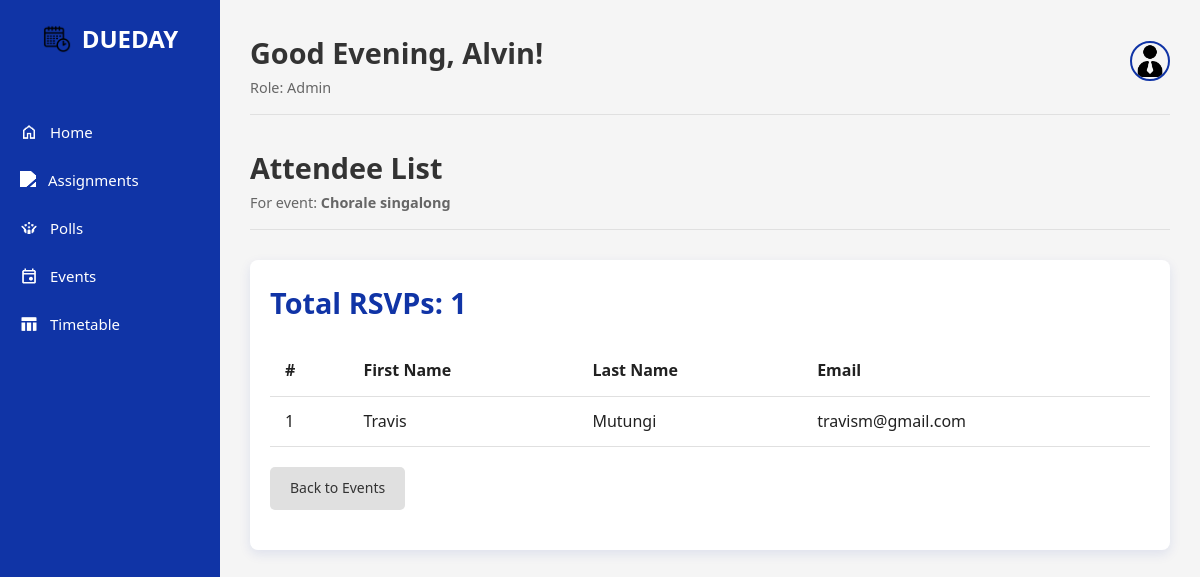
The app's page /view_attendees.php?id=1 (signed in) with its own data.
### tables this page shows
CREATE TABLE `events` (
  `Event_ID` int(11) NOT NULL,
  `Event_Name` varchar(100) NOT NULL,
  `Event_Description` text DEFAULT NULL,
  `Event_Date` datetime NOT NULL,
  `Venue_ID` int(11) NOT NULL
);

CREATE TABLE `users` (
  `User_ID` int(11) NOT NULL,
  `Email` varchar(100) NOT NULL,
  `Password` varchar(255) NOT NULL,
  `F_Name` varchar(50) NOT NULL,
  `L_Name` varchar(50) NOT NULL,
  `Role_ID` int(11) NOT NULL,
  `status` varchar(20) NOT NULL DEFAULT 'active'
);

### view_attendees.php (the view, shortened to what this page needs)
<?php
require_once 'templates/header.php';
$event_id = (int)$_GET['id'];
$stmt_event = $conn->prepare("SELECT Event_Name FROM Events WHERE Event_ID = ?");
$stmt_event->bind_param("i", $event_id);
$stmt_event->execute();
$event = $stmt_event->get_result()->fetch_assoc();
$attendees = [];
$sql = "SELECT u.F_Name, u.L_Name, u.Email
        FROM Users u
        JOIN Event_Attendee_Data ead ON u.User_ID = ead.User_ID
        WHERE ead.Event_ID = ?
        ORDER BY u.L_Name, u.F_Name";
$stmt_attendees = $conn->prepare($sql);
$stmt_attendees->bind_param("i", $event_id);
$stmt_attendees->execute();
$result = $stmt_attendees->get_result();
if ($result) {
    $attendees = $result->fetch_all(MYSQLI_ASSOC);
}
?>
<div class="welcome-header">
    <div class="greeting">
        <h1>Attendee List</h1>
        <p>For event: <strong><?php echo htmlspecialchars($event['Event_Name']); ?></strong></p>
    </div>
</div>
<div class="management-table">
    <h2 class="section-title">Total RSVPs: <?php echo count($attendees); ?></h2>
    <table>
        <thead>
            <tr>
                <th>#</th>
                <th>First Name</th>
                <th>Last Name</th>
                <th>Email</th>
            </tr>
        </thead>
        <tbody>
            <?php if (empty($attendees)): ?>
                <tr><td colspan="4">No one has RSVP'd to this event yet.</td></tr>
            <?php else: ?>
                <?php foreach ($attendees as $index => $attendee): ?>
                    <tr>
                        <td><?php echo $index + 1; ?></td>
                        <td><?php echo htmlspecialchars($attendee['F_Name']); ?></td>
                        <td><?php echo htmlspecialchars($attendee['L_Name']); ?></td>
                        <td><?php echo htmlspecialchars($attendee['Email']); ?></td>
                    </tr>
                <?php endforeach; ?>
            <?php endif; ?>
        </tbody>
    </table>
    <div class="page-actions" style="margin-top: 20px;">
        <a href="event.php" class="btn btn--secondary" style="text-decoration:none;">Back to Events</a>
    </div>
</div>
<?php
require_once 'templates/footer.php';
?>

### assets/css/style.css (style rules this page uses)
:root { --egyptian-blue: #1034A6; --egyptian-blue-light: #2a4cb3; --egyptian-blue-dark: #0c2a7a; --light-gray: #f5f5f5; --medium-gray: #e0e0e0; --dark-gray: #333333; --white: #ffffff; --success: #4CAF50; --warning: #FFC107; --danger: #F44336; --navy-shadow: rgba(16, 52, 166, 0.1); --text-primary: #212121; --text-secondary: #666666; }
* { margin: 0; padding: 0; box-sizing: border-box; font-family: 'Segoe UI', Tahoma, Geneva, Verdana, sans-serif; }
body { background-color: var(--light-gray); color: var(--text-primary); line-height: 1.6; }
.welcome-header { display: flex; justify-content: space-between; align-items: center; margin-bottom: 30px; padding-bottom: 15px; border-bottom: 1px solid var(--medium-gray); }
.greeting h1 { font-size: 1.8rem; color: var(--dark-gray); }
.greeting p { color: var(--text-secondary); font-size: 0.9rem; }
.section-title { color: var(--egyptian-blue); margin-bottom: 20px; font-size: 1.8rem; }
.page-actions { display: flex; gap: 10px; margin-bottom: 20px; }
.btn { background-color: var(--egyptian-blue); color: white; border: none; padding: 10px 20px; border-radius: 5px; cursor: pointer; font-size: 14px; font-weight: 500; display: inline-flex; align-items: center; gap: 8px; transition: background-color 0.3s, box-shadow 0.3s; text-decoration: none; }
.btn--secondary { background-color: var(--medium-gray); color: var(--dark-gray); }
.management-table { background-color: var(--white); border-radius: 8px; padding: 20px; box-shadow: 0 4px 12px var(--navy-shadow); overflow-x: auto; margin-top: 20px; }
.management-table table { width: 100%; border-collapse: collapse; }
.management-table th, .management-table td { padding: 12px 15px; text-align: left; border-bottom: 1px solid var(--medium-gray); }

### records on screen
events: Event_Name "Chorale singalong"
users: F_Name "Travis", L_Name "Mutungi", Email "travism@gmail.com"

### other values on screen
$time_based_greeting "Good Evening,"
$user_fname "Alvin"
$user_role "Admin"
count($attendees) "1"
